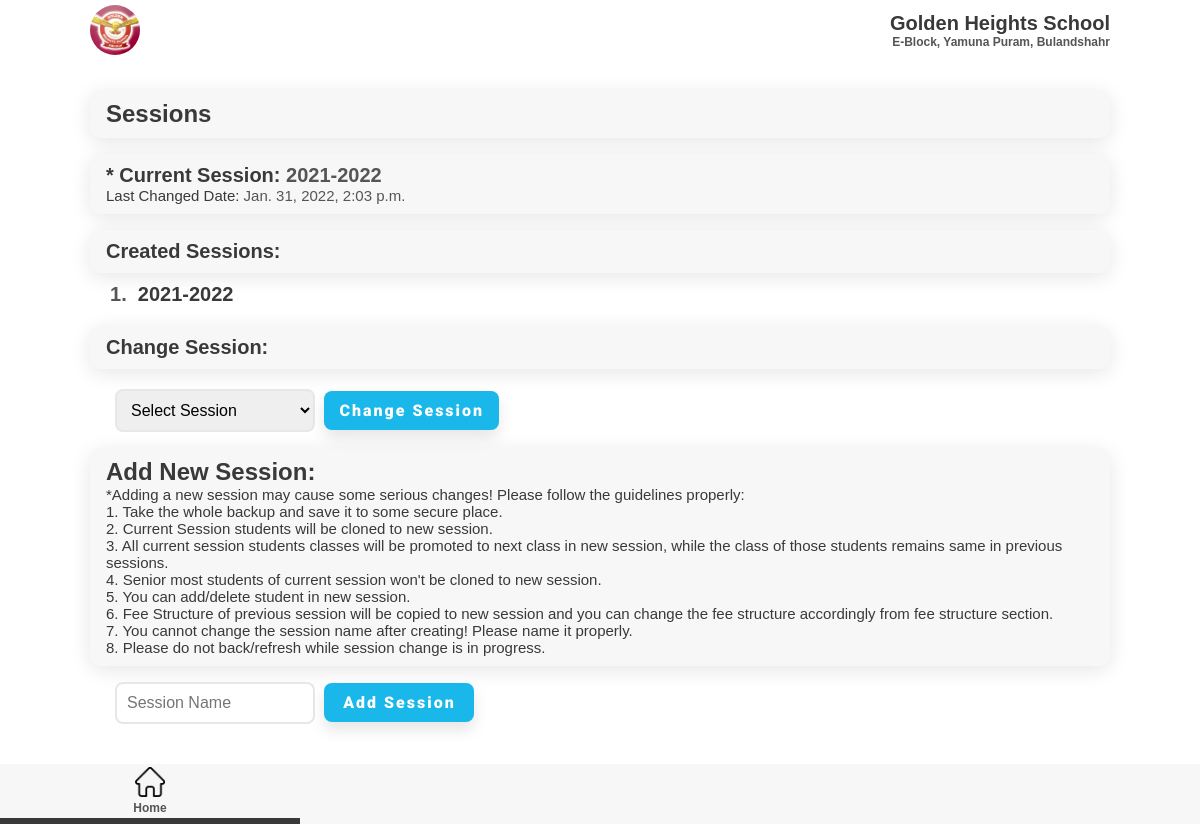
Page /sessions (signed in) on the committed database.
### school/models.py (models this page shows)
class Current(models.Model):
    session = models.OneToOneField(Session, on_delete=models.CASCADE)
    modified_date = models.DateTimeField(auto_now=True)

class Session(models.Model):
    session = models.CharField(max_length=50, unique=True)
    added_date = models.DateField(auto_now_add=True)
    school = models.ForeignKey(School, on_delete=models.PROTECT, default=1)

### school/views.py (the view)
# urls.py: path('sessions', views.sessions, name='sessions'),
def sessions(request):
    admin = request.user
    school = School.objects.get(user=admin)
    current = Current.objects.all()[0]
    sessions = Session.objects.filter(school=school)
    return render(request, 'sessions.html', {'sessions': sessions, 'current': current})

### templates/sessions.html (shortened to what this page needs)
{% extends 'index.html' %} {% load static %} {% block title %} FMS | Sessions {% endblock title %} {% block extra_head %}
<link rel="stylesheet" href="{% static '/css/sessions.css' %}" />
{% endblock extra_head %} {% block content %}
<section id="session-head">
  <div class="component-back">
    <h1>Sessions</h1>
  </div>
</section>
<section id="session-info">
  <div class="session-info">
    <div class="current component-back">
      <h2>
        * Current Session:
        <span class="faded">{{current.session.session}}</span>
      </h2>
      <p>Last Changed Date: <span class="faded">{{current.modified_date}}</span></p>
    </div>
    <div class="sessions-list">
      <h2 class="component-back">Created Sessions:</h2>
      <div class="sessions-list-name">
        {% for session in sessions %}
        <h2>
          <span class="faded">{{forloop.counter}}.</span>
          &nbsp;{{session.session}}
        </h2>
        {% endfor %}
      </div>
    </div>
    <div class="change-session">
      <h2 class="component-back">Change Session:</h2>
      <div class="change-session-input">
        <select name="session-name" id="change-session-select">
          <option value="" selected>Select Session</option>
        </select>
        <button class="btn" onclick="changeSession(event)">Change Session</button>
      </div>
    </div>
  </div>
</section>
<section id="add-session">
  <div class="add-session">
    <div class="add-session-head component-back">
      <h1>Add New Session:</h1>
      <p>*Adding a new session may cause some serious changes! Please follow the guidelines properly:</p>
      <p>1. Take the whole backup and save it to some secure place.</p>
      <p>2. Current Session students will be cloned to new session.</p>
      <p>3. All current session students classes will be promoted to next class in new session, while the class of those students remains same in previous sessions.</p>
      <p>4. Senior most students of current session won't be cloned to new session.</p>
      <p>5. You can add/delete student in new session.</p>
      <p>6. Fee Structure of previous session will be copied to new session and you can change the fee structure accordingly from fee structure section.</p>
      <p>7. You cannot change the session name after creating! Please name it properly.</p>
      <p>8. Please do not back/refresh while session change is in progress.</p>
    </div>
    <div class="add-session-input">
      <input type="text" name="session-name" id="add-session-input" placeholder="Session Name" />
      <button class="btn" onclick="addSession(event)">Add Session</button>
    </div>
  </div>
</section>
{% endblock content %}

### static/css/style.css (style rules this page uses)
:root { --dark-green: #1ab7ea; --light-green: #9cdabd; --dark-red: #fb3f4a; --light-red: #fb878e; --light-red: #2196f3; --light-grey: #f7f7f8; --dark-grey: #e7e7e8; --dark: #393939; --faded: #555555; --center-width: 85%; }
* { box-sizing: border-box; margin: 0; padding: 0; }
body { font-family: "Arial", sans-serif; -webkit-font-smoothing: antialiased; }
* { margin: 0; padding: 0; }
.menu-list, .component-back { background-color: var(--light-grey); border-radius: 10px; display: flex; justify-content: space-between; align-items: center; margin: 1em 0; padding: 10px 16px; transition: all 0.5s ease 0s; box-shadow: 0px 4px 20px rgba(0, 0, 0, 0.1); }
.btn { display: inline-block; background: var(--dark-green); color: #fff; padding: 10px 15px; min-width: 120px; font-size: 1rem; text-align: center; border: none; cursor: pointer; outline: none; box-shadow: 0px 8px 15px rgba(0, 0, 0, 0.1); transition: all 0.3s ease 0s; border-radius: 8px; letter-spacing: 2px; font-family: "Roboto", sans-serif; font-weight: 900; box-sizing: content-box; }
p { color: var(--dark); font-size: 15px; font-weight: 300; }
h1 { color: var(--dark); text-transform: capitalize; font-size: 24px; font-weight: 600; }
h2 { color: var(--dark); text-transform: capitalize; font-size: 20px; font-weight: 600; }
.faded { color: var(--faded); }

### static/css/sessions.css (style rules this page uses)
#session-head { width: 85%; margin: 0 auto; }
#session-info { width: 85%; margin: 0 auto; }
.current { flex-direction: column; align-items: flex-start; }
.sessions-list-name { padding: 0px 20px; }
.sessions-list h2 { margin: 10px 0px; }
.change-session-input { padding: 0px 20px; }
select, input { outline: none; width: 200px; padding: 10px; margin: 0px 5px; font-size: 16px; border: 2px solid var(--dark-grey); border-radius: 8px; transition: all 0.4s ease; }
#add-session { width: 85%; margin: 0 auto; }
.add-session-head { flex-direction: column; align-items: flex-start; }
.add-session-input { padding: 0px 20px; }

### rows in the picture
Current: session.session "2021-2022", modified_date "Jan. 31, 2022, 2:03 p.m."
Session: session "2021-2022"
